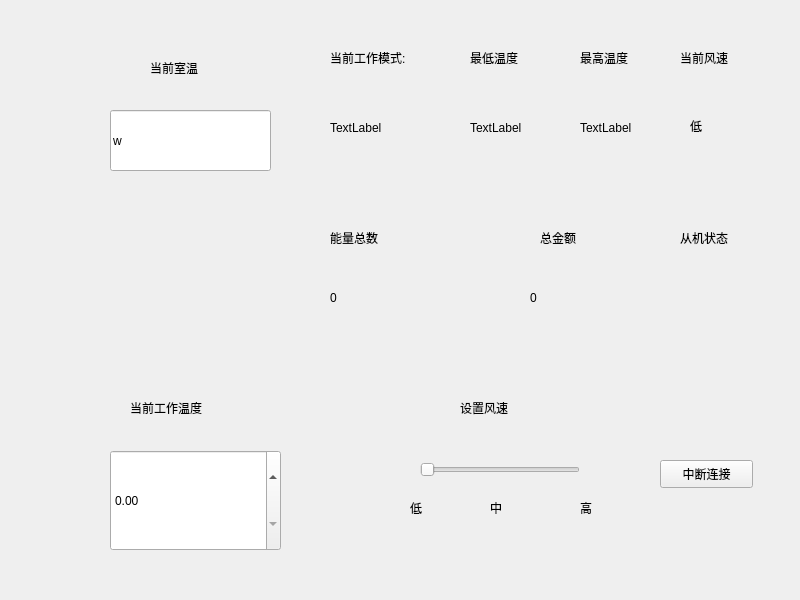
<?xml version="1.0" encoding="UTF-8"?>
<ui version="4.0">
 <class>mainView</class>
 <widget class="QWidget" name="mainView">
  <property name="geometry">
   <rect>
    <x>0</x>
    <y>0</y>
    <width>800</width>
    <height>600</height>
   </rect>
  </property>
  <property name="windowTitle">
   <string>Form</string>
  </property>
  <widget class="QLabel" name="label">
   <property name="geometry">
    <rect>
     <x>330</x>
     <y>50</y>
     <width>101</width>
     <height>16</height>
    </rect>
   </property>
   <property name="text">
    <string>当前工作模式:</string>
   </property>
  </widget>
  <widget class="QLabel" name="showworkmode">
   <property name="geometry">
    <rect>
     <x>330</x>
     <y>120</y>
     <width>72</width>
     <height>15</height>
    </rect>
   </property>
   <property name="text">
    <string>TextLabel</string>
   </property>
  </widget>
  <widget class="QDoubleSpinBox" name="workTemp">
   <property name="geometry">
    <rect>
     <x>110</x>
     <y>450</y>
     <width>171</width>
     <height>101</height>
    </rect>
   </property>
   <property name="styleSheet">
    <string notr="true">font: 75 30pt &quot;Aharoni&quot;;</string>
   </property>
  </widget>
  <widget class="QLabel" name="label_2">
   <property name="geometry">
    <rect>
     <x>470</x>
     <y>50</y>
     <width>72</width>
     <height>15</height>
    </rect>
   </property>
   <property name="text">
    <string>最低温度</string>
   </property>
  </widget>
  <widget class="QLabel" name="label_3">
   <property name="geometry">
    <rect>
     <x>580</x>
     <y>50</y>
     <width>72</width>
     <height>15</height>
    </rect>
   </property>
   <property name="text">
    <string>最高温度</string>
   </property>
  </widget>
  <widget class="QLabel" name="showlowtemp">
   <property name="geometry">
    <rect>
     <x>470</x>
     <y>120</y>
     <width>72</width>
     <height>15</height>
    </rect>
   </property>
   <property name="text">
    <string>TextLabel</string>
   </property>
  </widget>
  <widget class="QLabel" name="showhightemp">
   <property name="geometry">
    <rect>
     <x>580</x>
     <y>120</y>
     <width>72</width>
     <height>15</height>
    </rect>
   </property>
   <property name="text">
    <string>TextLabel</string>
   </property>
  </widget>
  <widget class="QLabel" name="label_4">
   <property name="geometry">
    <rect>
     <x>130</x>
     <y>400</y>
     <width>101</width>
     <height>16</height>
    </rect>
   </property>
   <property name="text">
    <string>当前工作温度</string>
   </property>
  </widget>
  <widget class="QLabel" name="label_5">
   <property name="geometry">
    <rect>
     <x>150</x>
     <y>60</y>
     <width>72</width>
     <height>15</height>
    </rect>
   </property>
   <property name="text">
    <string>当前室温</string>
   </property>
  </widget>
  <widget class="QLineEdit" name="roomTemp">
   <property name="geometry">
    <rect>
     <x>110</x>
     <y>110</y>
     <width>161</width>
     <height>61</height>
    </rect>
   </property>
   <property name="styleSheet">
    <string notr="true">font: 75 24pt &quot;Aharoni&quot;;</string>
   </property>
   <property name="text">
    <string>w</string>
   </property>
  </widget>
  <widget class="QSlider" name="windChange">
   <property name="geometry">
    <rect>
     <x>420</x>
     <y>460</y>
     <width>160</width>
     <height>19</height>
    </rect>
   </property>
   <property name="maximum">
    <number>2</number>
   </property>
   <property name="orientation">
    <enum>Qt::Horizontal</enum>
   </property>
  </widget>
  <widget class="QLabel" name="label_6">
   <property name="geometry">
    <rect>
     <x>460</x>
     <y>400</y>
     <width>61</width>
     <height>16</height>
    </rect>
   </property>
   <property name="text">
    <string>设置风速</string>
   </property>
  </widget>
  <widget class="QLabel" name="label_7">
   <property name="geometry">
    <rect>
     <x>410</x>
     <y>500</y>
     <width>21</width>
     <height>16</height>
    </rect>
   </property>
   <property name="text">
    <string>低</string>
   </property>
  </widget>
  <widget class="QLabel" name="label_8">
   <property name="geometry">
    <rect>
     <x>490</x>
     <y>500</y>
     <width>21</width>
     <height>16</height>
    </rect>
   </property>
   <property name="text">
    <string>中</string>
   </property>
  </widget>
  <widget class="QLabel" name="label_9">
   <property name="geometry">
    <rect>
     <x>580</x>
     <y>500</y>
     <width>21</width>
     <height>16</height>
    </rect>
   </property>
   <property name="text">
    <string>高</string>
   </property>
  </widget>
  <widget class="QLabel" name="showwind">
   <property name="geometry">
    <rect>
     <x>690</x>
     <y>110</y>
     <width>81</width>
     <height>31</height>
    </rect>
   </property>
   <property name="text">
    <string>低</string>
   </property>
  </widget>
  <widget class="QLabel" name="label_11">
   <property name="geometry">
    <rect>
     <x>680</x>
     <y>50</y>
     <width>72</width>
     <height>15</height>
    </rect>
   </property>
   <property name="text">
    <string>当前风速</string>
   </property>
  </widget>
  <widget class="QLabel" name="label_10">
   <property name="geometry">
    <rect>
     <x>330</x>
     <y>230</y>
     <width>72</width>
     <height>15</height>
    </rect>
   </property>
   <property name="text">
    <string>能量总数</string>
   </property>
  </widget>
  <widget class="QLabel" name="label_12">
   <property name="geometry">
    <rect>
     <x>540</x>
     <y>230</y>
     <width>51</width>
     <height>16</height>
    </rect>
   </property>
   <property name="text">
    <string>总金额</string>
   </property>
  </widget>
  <widget class="QLabel" name="showenergy">
   <property name="geometry">
    <rect>
     <x>330</x>
     <y>290</y>
     <width>72</width>
     <height>15</height>
    </rect>
   </property>
   <property name="text">
    <string>0</string>
   </property>
  </widget>
  <widget class="QLabel" name="showmonney">
   <property name="geometry">
    <rect>
     <x>530</x>
     <y>290</y>
     <width>72</width>
     <height>15</height>
    </rect>
   </property>
   <property name="text">
    <string>0</string>
   </property>
  </widget>
  <widget class="QLabel" name="label_13">
   <property name="geometry">
    <rect>
     <x>680</x>
     <y>230</y>
     <width>72</width>
     <height>15</height>
    </rect>
   </property>
   <property name="text">
    <string>从机状态</string>
   </property>
  </widget>
  <widget class="QLabel" name="state">
   <property name="geometry">
    <rect>
     <x>680</x>
     <y>290</y>
     <width>72</width>
     <height>15</height>
    </rect>
   </property>
   <property name="text">
    <string/>
   </property>
  </widget>
  <widget class="QPushButton" name="pushButton">
   <property name="geometry">
    <rect>
     <x>660</x>
     <y>460</y>
     <width>93</width>
     <height>28</height>
    </rect>
   </property>
   <property name="text">
    <string>中断连接</string>
   </property>
  </widget>
 </widget>
 <resources/>
 <connections/>
</ui>
